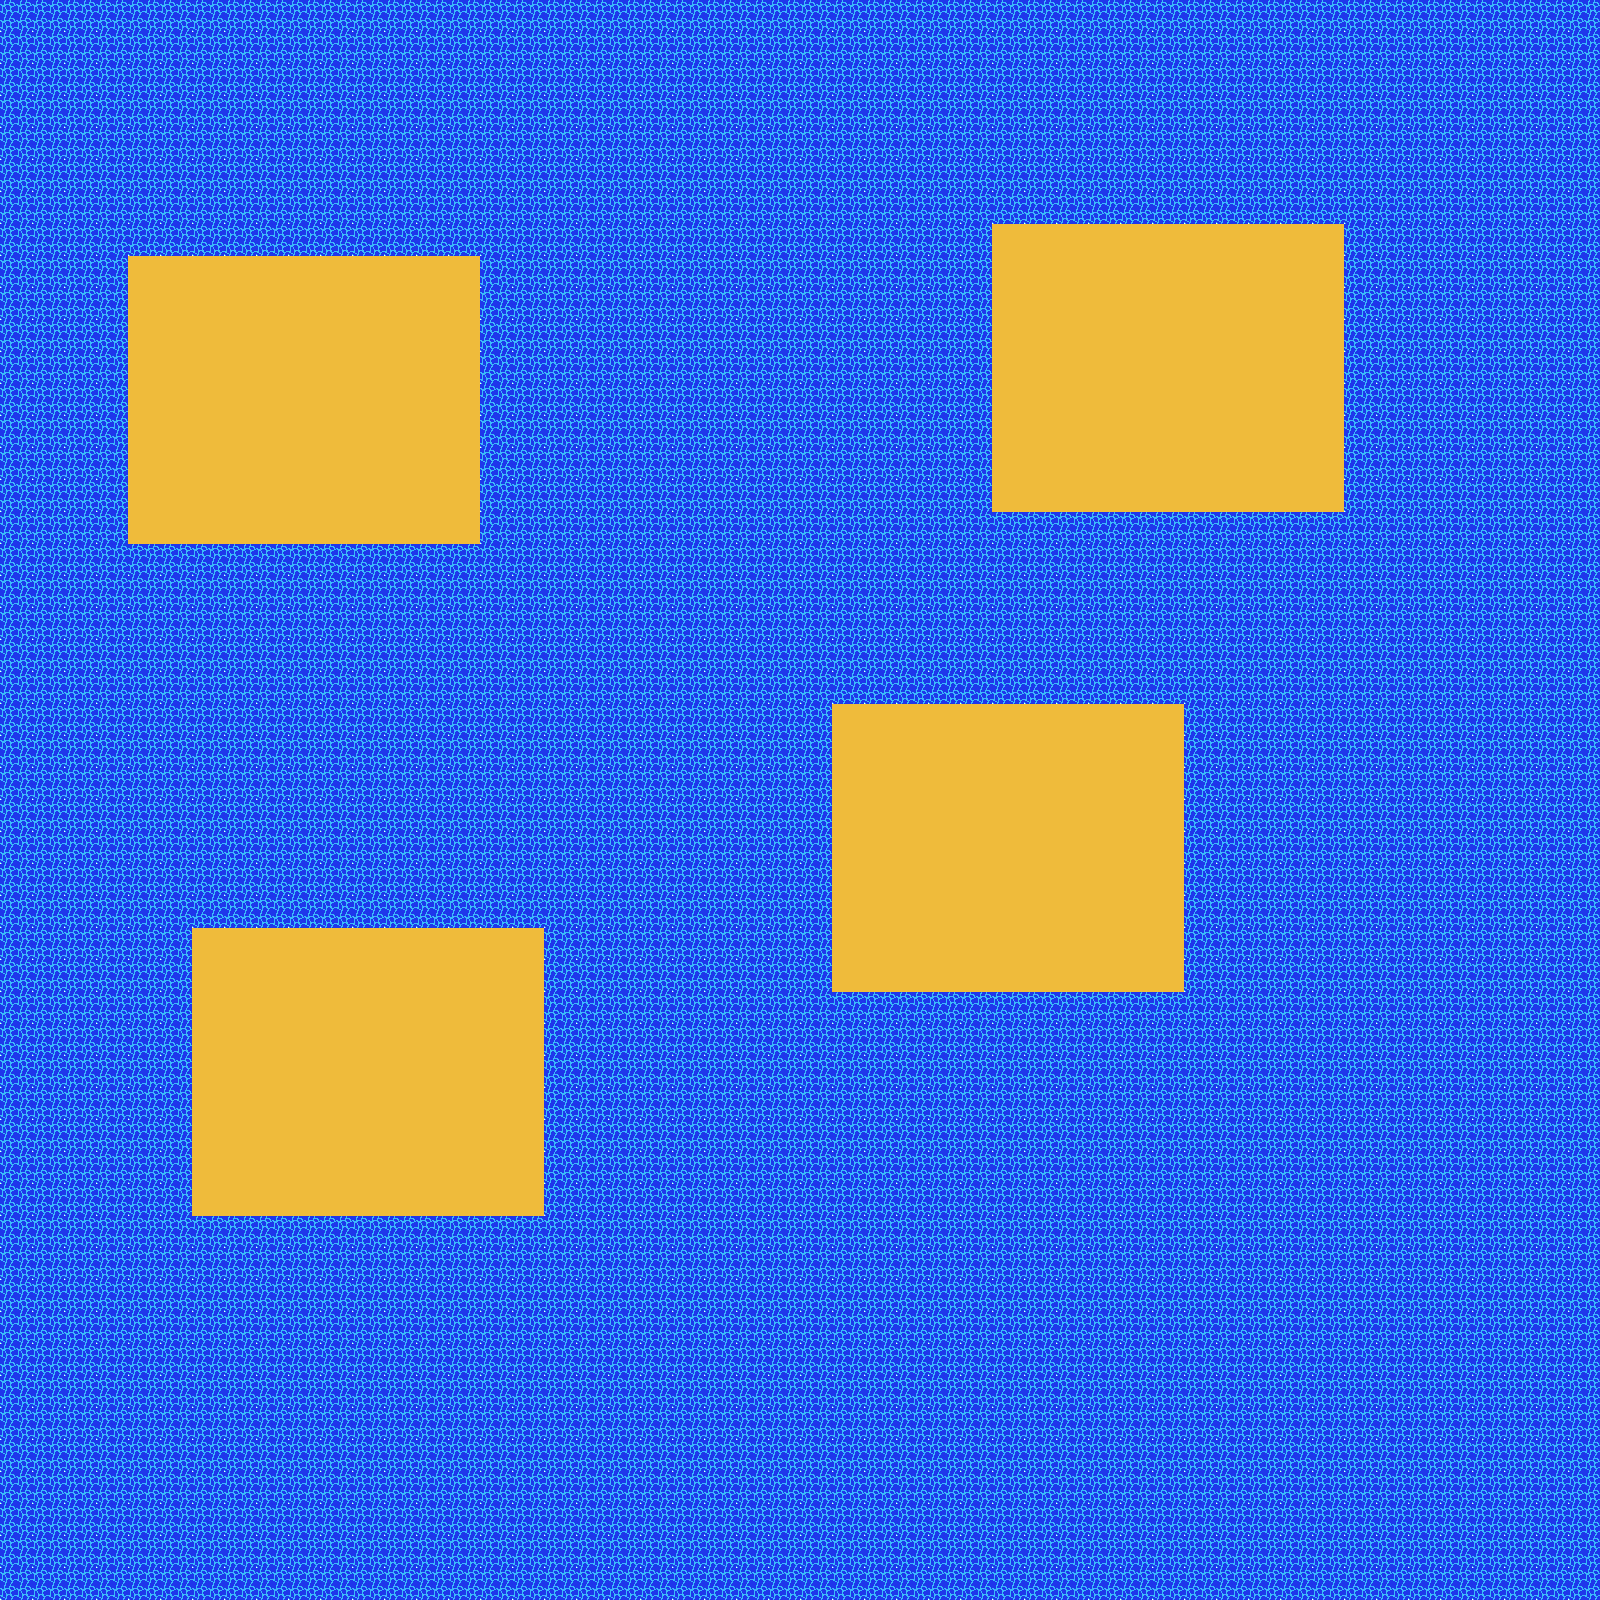

This game map was drawn from its Tiled (.tmx) file and the tilesets committed beside it. A one-line description and the full map source follow:
An orthogonal 50x50 tile map with 32x32 px tiles, 1 tile layer (Tile Layer 1).

<map version="1.2" tiledversion="1.2.1" orientation="orthogonal" renderorder="right-down" width="50" height="50" tilewidth="32" tileheight="32" infinite="0" nextlayerid="2" nextobjectid="1">
 <tileset firstgid="1" source="tutorialo.tsx" />
 <layer id="1" name="Tile Layer 1" width="50" height="50">
  <data encoding="csv">
72,72,72,72,72,72,72,72,72,72,72,72,72,72,72,72,72,72,72,72,72,72,72,72,72,72,72,72,72,72,72,72,72,72,72,72,72,72,72,72,72,72,72,72,72,72,72,72,72,72,
72,72,72,72,72,72,72,72,72,72,72,72,72,72,72,72,72,72,72,72,72,72,72,72,72,72,72,72,72,72,72,72,72,72,72,72,72,72,72,72,72,72,72,72,72,72,72,72,72,72,
72,72,72,72,72,72,72,72,72,72,72,72,72,72,72,72,72,72,72,72,72,72,72,72,72,72,72,72,72,72,72,72,72,72,72,72,72,72,72,72,72,72,72,72,72,72,72,72,72,72,
72,72,72,72,72,72,72,72,72,72,72,72,72,72,72,72,72,72,72,72,72,72,72,72,72,72,72,72,72,72,72,72,72,72,72,72,72,72,72,72,72,72,72,72,72,72,72,72,72,72,
72,72,72,72,72,72,72,72,72,72,72,72,72,72,72,72,72,72,72,72,72,72,72,72,72,72,72,72,72,72,72,72,72,72,72,72,72,72,72,72,72,72,72,72,72,72,72,72,72,72,
72,72,72,72,72,72,72,72,72,72,72,72,72,72,72,72,72,72,72,72,72,72,72,72,72,72,72,72,72,72,72,72,72,72,72,72,72,72,72,72,72,72,72,72,72,72,72,72,72,72,
72,72,72,72,72,72,72,72,72,72,72,72,72,72,72,72,72,72,72,72,72,72,72,72,72,72,72,72,72,72,72,72,72,72,72,72,72,72,72,72,72,72,72,72,72,72,72,72,72,72,
72,72,72,72,72,72,72,72,72,72,72,72,72,72,72,72,72,72,72,72,72,72,72,72,72,72,72,72,72,72,72,86,86,86,86,86,86,86,86,86,86,86,72,72,72,72,72,72,72,72,
72,72,72,72,86,86,86,86,86,86,86,86,86,86,86,72,72,72,72,72,72,72,72,72,72,72,72,72,72,72,72,86,86,86,86,86,86,86,86,86,86,86,72,72,72,72,72,72,72,72,
72,72,72,72,86,86,86,86,86,86,86,86,86,86,86,72,72,72,72,72,72,72,72,72,72,72,72,72,72,72,72,86,86,86,86,86,86,86,86,86,86,86,72,72,72,72,72,72,72,72,
72,72,72,72,86,86,86,86,86,86,86,86,86,86,86,72,72,72,72,72,72,72,72,72,72,72,72,72,72,72,72,86,86,86,86,86,86,86,86,86,86,86,72,72,72,72,72,72,72,72,
72,72,72,72,86,86,86,86,86,86,86,86,86,86,86,72,72,72,72,72,72,72,72,72,72,72,72,72,72,72,72,86,86,86,86,86,86,86,86,86,86,86,72,72,72,72,72,72,72,72,
72,72,72,72,86,86,86,86,86,86,86,86,86,86,86,72,72,72,72,72,72,72,72,72,72,72,72,72,72,72,72,86,86,86,86,86,86,86,86,86,86,86,72,72,72,72,72,72,72,72,
72,72,72,72,86,86,86,86,86,86,86,86,86,86,86,72,72,72,72,72,72,72,72,72,72,72,72,72,72,72,72,86,86,86,86,86,86,86,86,86,86,86,72,72,72,72,72,72,72,72,
72,72,72,72,86,86,86,86,86,86,86,86,86,86,86,72,72,72,72,72,72,72,72,72,72,72,72,72,72,72,72,86,86,86,86,86,86,86,86,86,86,86,72,72,72,72,72,72,72,72,
72,72,72,72,86,86,86,86,86,86,86,86,86,86,86,72,72,72,72,72,72,72,72,72,72,72,72,72,72,72,72,86,86,86,86,86,86,86,86,86,86,86,72,72,72,72,72,72,72,72,
72,72,72,72,86,86,86,86,86,86,86,86,86,86,86,72,72,72,72,72,72,72,72,72,72,72,72,72,72,72,72,72,72,72,72,72,72,72,72,72,72,72,72,72,72,72,72,72,72,72,
72,72,72,72,72,72,72,72,72,72,72,72,72,72,72,72,72,72,72,72,72,72,72,72,72,72,72,72,72,72,72,72,72,72,72,72,72,72,72,72,72,72,72,72,72,72,72,72,72,72,
72,72,72,72,72,72,72,72,72,72,72,72,72,72,72,72,72,72,72,72,72,72,72,72,72,72,72,72,72,72,72,72,72,72,72,72,72,72,72,72,72,72,72,72,72,72,72,72,72,72,
72,72,72,72,72,72,72,72,72,72,72,72,72,72,72,72,72,72,72,72,72,72,72,72,72,72,72,72,72,72,72,72,72,72,72,72,72,72,72,72,72,72,72,72,72,72,72,72,72,72,
72,72,72,72,72,72,72,72,72,72,72,72,72,72,72,72,72,72,72,72,72,72,72,72,72,72,72,72,72,72,72,72,72,72,72,72,72,72,72,72,72,72,72,72,72,72,72,72,72,72,
72,72,72,72,72,72,72,72,72,72,72,72,72,72,72,72,72,72,72,72,72,72,72,72,72,72,72,72,72,72,72,72,72,72,72,72,72,72,72,72,72,72,72,72,72,72,72,72,72,72,
72,72,72,72,72,72,72,72,72,72,72,72,72,72,72,72,72,72,72,72,72,72,72,72,72,72,86,86,86,86,86,86,86,86,86,86,86,72,72,72,72,72,72,72,72,72,72,72,72,72,
72,72,72,72,72,72,72,72,72,72,72,72,72,72,72,72,72,72,72,72,72,72,72,72,72,72,86,86,86,86,86,86,86,86,86,86,86,72,72,72,72,72,72,72,72,72,72,72,72,72,
72,72,72,72,72,72,72,72,72,72,72,72,72,72,72,72,72,72,72,72,72,72,72,72,72,72,86,86,86,86,86,86,86,86,86,86,86,72,72,72,72,72,72,72,72,72,72,72,72,72,
72,72,72,72,72,72,72,72,72,72,72,72,72,72,72,72,72,72,72,72,72,72,72,72,72,72,86,86,86,86,86,86,86,86,86,86,86,72,72,72,72,72,72,72,72,72,72,72,72,72,
72,72,72,72,72,72,72,72,72,72,72,72,72,72,72,72,72,72,72,72,72,72,72,72,72,72,86,86,86,86,86,86,86,86,86,86,86,72,72,72,72,72,72,72,72,72,72,72,72,72,
72,72,72,72,72,72,72,72,72,72,72,72,72,72,72,72,72,72,72,72,72,72,72,72,72,72,86,86,86,86,86,86,86,86,86,86,86,72,72,72,72,72,72,72,72,72,72,72,72,72,
72,72,72,72,72,72,72,72,72,72,72,72,72,72,72,72,72,72,72,72,72,72,72,72,72,72,86,86,86,86,86,86,86,86,86,86,86,72,72,72,72,72,72,72,72,72,72,72,72,72,
72,72,72,72,72,72,86,86,86,86,86,86,86,86,86,86,86,72,72,72,72,72,72,72,72,72,86,86,86,86,86,86,86,86,86,86,86,72,72,72,72,72,72,72,72,72,72,72,72,72,
72,72,72,72,72,72,86,86,86,86,86,86,86,86,86,86,86,72,72,72,72,72,72,72,72,72,86,86,86,86,86,86,86,86,86,86,86,72,72,72,72,72,72,72,72,72,72,72,72,72,
72,72,72,72,72,72,86,86,86,86,86,86,86,86,86,86,86,72,72,72,72,72,72,72,72,72,72,72,72,72,72,72,72,72,72,72,72,72,72,72,72,72,72,72,72,72,72,72,72,72,
72,72,72,72,72,72,86,86,86,86,86,86,86,86,86,86,86,72,72,72,72,72,72,72,72,72,72,72,72,72,72,72,72,72,72,72,72,72,72,72,72,72,72,72,72,72,72,72,72,72,
72,72,72,72,72,72,86,86,86,86,86,86,86,86,86,86,86,72,72,72,72,72,72,72,72,72,72,72,72,72,72,72,72,72,72,72,72,72,72,72,72,72,72,72,72,72,72,72,72,72,
72,72,72,72,72,72,86,86,86,86,86,86,86,86,86,86,86,72,72,72,72,72,72,72,72,72,72,72,72,72,72,72,72,72,72,72,72,72,72,72,72,72,72,72,72,72,72,72,72,72,
72,72,72,72,72,72,86,86,86,86,86,86,86,86,86,86,86,72,72,72,72,72,72,72,72,72,72,72,72,72,72,72,72,72,72,72,72,72,72,72,72,72,72,72,72,72,72,72,72,72,
72,72,72,72,72,72,86,86,86,86,86,86,86,86,86,86,86,72,72,72,72,72,72,72,72,72,72,72,72,72,72,72,72,72,72,72,72,72,72,72,72,72,72,72,72,72,72,72,72,72,
72,72,72,72,72,72,86,86,86,86,86,86,86,86,86,86,86,72,72,72,72,72,72,72,72,72,72,72,72,72,72,72,72,72,72,72,72,72,72,72,72,72,72,72,72,72,72,72,72,72,
72,72,72,72,72,72,72,72,72,72,72,72,72,72,72,72,72,72,72,72,72,72,72,72,72,72,72,72,72,72,72,72,72,72,72,72,72,72,72,72,72,72,72,72,72,72,72,72,72,72,
72,72,72,72,72,72,72,72,72,72,72,72,72,72,72,72,72,72,72,72,72,72,72,72,72,72,72,72,72,72,72,72,72,72,72,72,72,72,72,72,72,72,72,72,72,72,72,72,72,72,
72,72,72,72,72,72,72,72,72,72,72,72,72,72,72,72,72,72,72,72,72,72,72,72,72,72,72,72,72,72,72,72,72,72,72,72,72,72,72,72,72,72,72,72,72,72,72,72,72,72,
72,72,72,72,72,72,72,72,72,72,72,72,72,72,72,72,72,72,72,72,72,72,72,72,72,72,72,72,72,72,72,72,72,72,72,72,72,72,72,72,72,72,72,72,72,72,72,72,72,72,
72,72,72,72,72,72,72,72,72,72,72,72,72,72,72,72,72,72,72,72,72,72,72,72,72,72,72,72,72,72,72,72,72,72,72,72,72,72,72,72,72,72,72,72,72,72,72,72,72,72,
72,72,72,72,72,72,72,72,72,72,72,72,72,72,72,72,72,72,72,72,72,72,72,72,72,72,72,72,72,72,72,72,72,72,72,72,72,72,72,72,72,72,72,72,72,72,72,72,72,72,
72,72,72,72,72,72,72,72,72,72,72,72,72,72,72,72,72,72,72,72,72,72,72,72,72,72,72,72,72,72,72,72,72,72,72,72,72,72,72,72,72,72,72,72,72,72,72,72,72,72,
72,72,72,72,72,72,72,72,72,72,72,72,72,72,72,72,72,72,72,72,72,72,72,72,72,72,72,72,72,72,72,72,72,72,72,72,72,72,72,72,72,72,72,72,72,72,72,72,72,72,
72,72,72,72,72,72,72,72,72,72,72,72,72,72,72,72,72,72,72,72,72,72,72,72,72,72,72,72,72,72,72,72,72,72,72,72,72,72,72,72,72,72,72,72,72,72,72,72,72,72,
72,72,72,72,72,72,72,72,72,72,72,72,72,72,72,72,72,72,72,72,72,72,72,72,72,72,72,72,72,72,72,72,72,72,72,72,72,72,72,72,72,72,72,72,72,72,72,72,72,72,
72,72,72,72,72,72,72,72,72,72,72,72,72,72,72,72,72,72,72,72,72,72,72,72,72,72,72,72,72,72,72,72,72,72,72,72,72,72,72,72,72,72,72,72,72,72,72,72,72,72,
72,72,72,72,72,72,72,72,72,72,72,72,72,72,72,72,72,72,72,72,72,72,72,72,72,72,72,72,72,72,72,72,72,72,72,72,72,72,72,72,72,72,72,72,72,72,72,72,72,72
</data>
 </layer>
</map>
